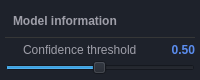
             <widget class="QFrame" name="frame_13">
              <property name="minimumSize">
               <size>
                <width>0</width>
                <height>80</height>
               </size>
              </property>
              <property name="maximumSize">
               <size>
                <width>16777215</width>
                <height>80</height>
               </size>
              </property>
              <property name="styleSheet">
               <string notr="true">background-color:#1e222b;
border-radius: 10px;</string>
              </property>
              <property name="frameShape">
               <enum>QFrame::Shape::StyledPanel</enum>
              </property>
              <property name="frameShadow">
               <enum>QFrame::Shadow::Raised</enum>
              </property>
              <layout class="QVBoxLayout" name="verticalLayout_13">
               <property name="spacing">
                <number>0</number>
               </property>
               <property name="leftMargin">
                <number>5</number>
               </property>
               <property name="topMargin">
                <number>5</number>
               </property>
               <property name="rightMargin">
                <number>5</number>
               </property>
               <property name="bottomMargin">
                <number>0</number>
               </property>
               <item>
                <widget class="QLabel" name="project_title_18">
                 <property name="minimumSize">
                  <size>
                   <width>0</width>
                   <height>30</height>
                  </size>
                 </property>
                 <property name="maximumSize">
                  <size>
                   <width>16777215</width>
                   <height>30</height>
                  </size>
                 </property>
                 <property name="font">
                  <font>
                   <family>Ubuntu</family>
                   <pointsize>9</pointsize>
                   <bold>true</bold>
                  </font>
                 </property>
                 <property name="styleSheet">
                  <string notr="true">background-color:#1e222b;
color: #9F9FA9;
padding-left:5px;</string>
                 </property>
                 <property name="text">
                  <string>Model information</string>
                 </property>
                </widget>
               </item>
               <item>
                <widget class="Line" name="line_8">
                 <property name="minimumSize">
                  <size>
                   <width>0</width>
                   <height>1</height>
                  </size>
                 </property>
                 <property name="maximumSize">
                  <size>
                   <width>16777215</width>
                   <height>1</height>
                  </size>
                 </property>
                 <property name="styleSheet">
                  <string notr="true">background-color:#363737;</string>
                 </property>
                 <property name="orientation">
                  <enum>Qt::Orientation::Horizontal</enum>
                 </property>
                </widget>
               </item>
               <item>
                <widget class="QFrame" name="frame_30">
                 <property name="minimumSize">
                  <size>
                   <width>0</width>
                   <height>20</height>
                  </size>
                 </property>
                 <property name="maximumSize">
                  <size>
                   <width>16777215</width>
                   <height>18</height>
                  </size>
                 </property>
                 <property name="styleSheet">
                  <string notr="true"/>
                 </property>
                 <property name="frameShape">
                  <enum>QFrame::Shape::StyledPanel</enum>
                 </property>
                 <property name="frameShadow">
                  <enum>QFrame::Shadow::Raised</enum>
                 </property>
                 <layout class="QHBoxLayout" name="horizontalLayout_7">
                  <property name="spacing">
                   <number>0</number>
                  </property>
                  <property name="leftMargin">
                   <number>0</number>
                  </property>
                  <property name="topMargin">
                   <number>0</number>
                  </property>
                  <property name="rightMargin">
                   <number>0</number>
                  </property>
                  <property name="bottomMargin">
                   <number>0</number>
                  </property>
                  <item>
                   <widget class="QLabel" name="project_title_19">
                    <property name="maximumSize">
                     <size>
                      <width>16777215</width>
                      <height>16777215</height>
                     </size>
                    </property>
                    <property name="font">
                     <font>
                      <family>Ubuntu</family>
                      <pointsize>9</pointsize>
                      <kerning>true</kerning>
                     </font>
                    </property>
                    <property name="styleSheet">
                     <string notr="true">color: #9F9FA9;
padding-left:15px;</string>
                    </property>
                    <property name="text">
                     <string>Confidence threshold</string>
                    </property>
                   </widget>
                  </item>
                  <item>
                   <widget class="QLabel" name="project_title_20">
                    <property name="maximumSize">
                     <size>
                      <width>50</width>
                      <height>16777215</height>
                     </size>
                    </property>
                    <property name="font">
                     <font>
                      <family>Ubuntu</family>
                      <pointsize>9</pointsize>
                      <bold>true</bold>
                     </font>
                    </property>
                    <property name="styleSheet">
                     <string notr="true">color: #5b8def;</string>
                    </property>
                    <property name="text">
                     <string>0.50</string>
                    </property>
                    <property name="alignment">
                     <set>Qt::AlignmentFlag::AlignRight|Qt::AlignmentFlag::AlignTrailing|Qt::AlignmentFlag::AlignVCenter</set>
                    </property>
                   </widget>
                  </item>
                 </layout>
                </widget>
               </item>
               <item>
                <widget class="QSlider" name="horizontalSlider">
                 <property name="singleStep">
                  <number>0</number>
                 </property>
                 <property name="value">
                  <number>49</number>
                 </property>
                 <property name="orientation">
                  <enum>Qt::Orientation::Horizontal</enum>
                 </property>
                </widget>
               </item>
              </layout>
             </widget>
